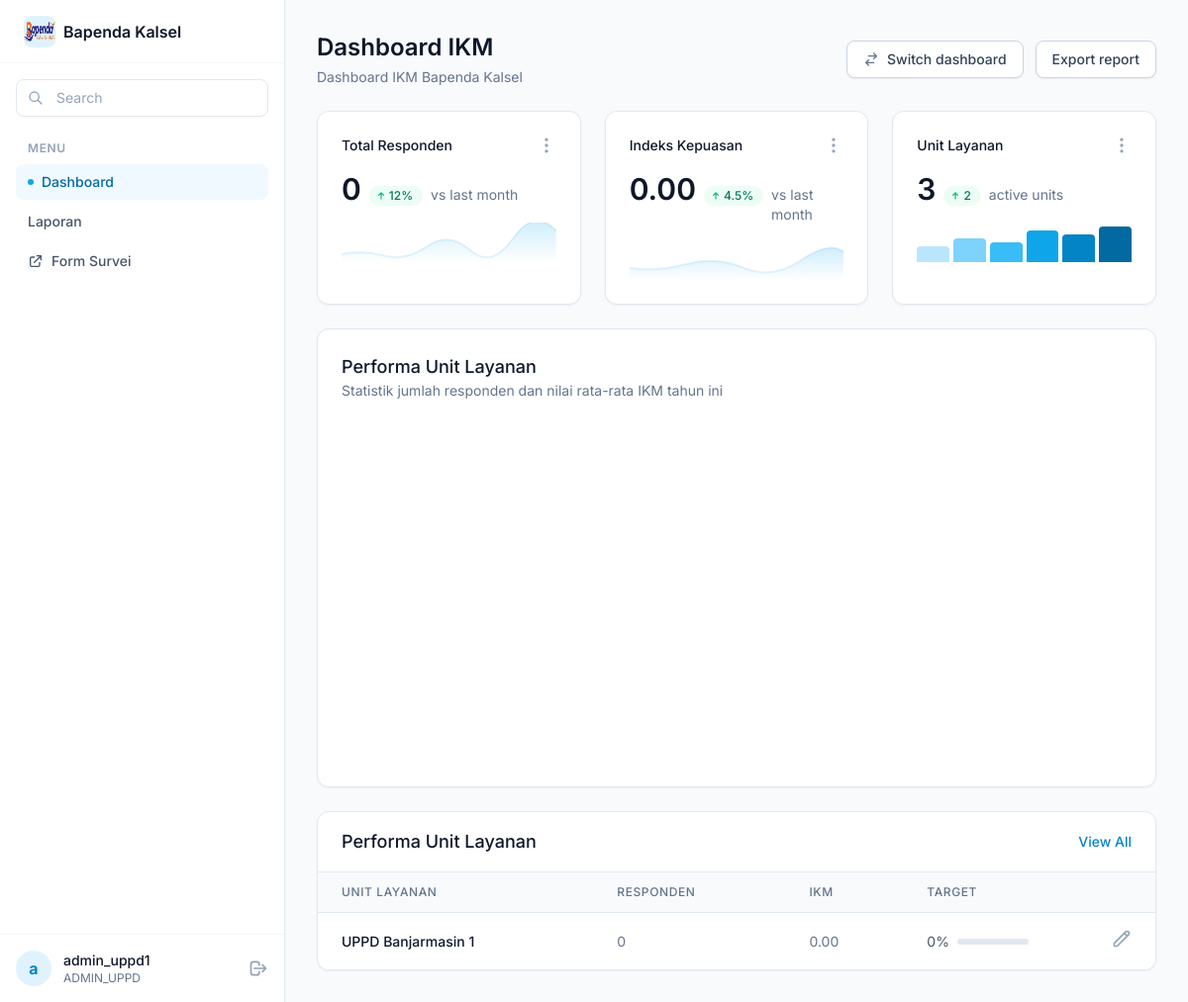
Page /public/dashboard (signed in) on the committed database.
### tables this page shows
CREATE TABLE IF NOT EXISTS `units` (
  `id` int(11) NOT NULL AUTO_INCREMENT,
  `nama` varchar(100) NOT NULL,
  `jenis` enum('BAPENDA','UPPD') NOT NULL DEFAULT 'UPPD',
  PRIMARY KEY (`id`)
);

### app/core/Controller.php (called while the page is built, shortened)
<?php
class Controller {
    public function view($view, $data = []) {
        require_once '../app/views/' . $view . '.php';
    }
    public function model($model) {
        return new $model;
    }
}

### app/controllers/DashboardController.php (called while the page is built, shortened)
<?php
class DashboardController extends Controller {
    public function index() {
        $data = [
            'title' => 'Dashboard',
            'user' => $_SESSION['user']
        ];
        $surveyModel = $this->model('Survey');
        $unitModel = $this->model('Unit');
        $data['total_units'] = count($unitModel->getAllUnits());
        $unit_id = ($_SESSION['user']['role'] === 'SUPERADMIN') ? null : $_SESSION['user']['unit_id'];
        $data['total_responden'] = $surveyModel->getTotalRespondents($unit_id);
        $data['avg_index'] = $surveyModel->getAverageIndex($unit_id);
        $page = isset($_GET['page']) ? (int)$_GET['page'] : 1;
        $limit = 8;
        $offset = ($page - 1) * $limit;
        $data['unit_stats'] = $surveyModel->getUnitPerformance($unit_id, $limit, $offset);
        $totalRecords = $surveyModel->countUnitPerformance($unit_id);
        $totalPages = ceil($totalRecords / $limit);
        $data['page'] = $page;
        $data['totalPages'] = $totalPages;
        $months = [
            1 => 'Jan', 2 => 'Feb', 3 => 'Mar', 4 => 'Apr', 5 => 'May', 6 => 'Jun',
            7 => 'Jul', 8 => 'Aug', 9 => 'Sep', 10 => 'Oct', 11 => 'Nov', 12 => 'Dec'
        ];
        $counts = [];
        $averages = [];
        $labels = [];
        foreach ($months as $num => $name) {
            $count = 0;
            $avg = 0;
            $counts[] = $count;
            $averages[] = $avg;
            $labels[] = $name;
        }
        $data['chart'] = [
            'labels' => $labels,
            'counts' => $counts,
            'averages' => $averages
        ];
        $this->view('dashboard/index', $data);
    }
}

### app/core/App.php (called while the page is built, shortened)
<?php
class App {
    protected $method = 'index';
    protected $params = [];
    public function __construct() {
        $this->controller = new $this->controller;
        call_user_func_array([$this->controller, $this->method], $this->params);
    }
}

### public/index.php (called while the page is built, shortened)
<?php
$app = new App;

### app/core/Database.php (called while the page is built, shortened)
<?php
class Database {
    private $host = DB_HOST;
    private $user = DB_USER;
    private $pass = DB_PASS;
    private $db_name = DB_NAME;
    private $dbh;
    private $stmt;
    public function __construct() {
        $dsn = 'mysql:host=' . $this->host . ';dbname=' . $this->db_name . ';charset=utf8mb4';
        $option = [
            PDO::ATTR_PERSISTENT => true,
            PDO::ATTR_ERRMODE => PDO::ERRMODE_EXCEPTION,
            PDO::ATTR_DEFAULT_FETCH_MODE => PDO::FETCH_ASSOC
        ];
        try {
            $this->dbh = new PDO($dsn, $this->user, $this->pass, $option);
        } catch(PDOException $e) {
            die($e->getMessage());
        }
    }
    public function query($query) {
        $this->stmt = $this->dbh->prepare($query);
    }
    public function bind($param, $value, $type = null) {
        if(is_null($type)) {
            switch(true) {
                case is_int($value) :
                    $type = PDO::PARAM_INT;
                    break;
            }
        }
        $this->stmt->bindValue($param, $value, $type);
    }
    public function execute() {
        return $this->stmt->execute();
    }
    public function resultSet() {
        $this->execute();
        return $this->stmt->fetchAll(PDO::FETCH_ASSOC);
    }
}

### app/models/Survey.php (called while the page is built, shortened)
<?php
class Survey {
    private $table = 'survey';
    private $db;
    public function __construct() {
        $this->db = new Database;
    }
    public function getTotalRespondents($unit_id = null) {
        $query = "SELECT COUNT(*) as count FROM " . $this->table;
        if ($unit_id) {
            $query .= " WHERE unit_id = :unit_id";
        }
        $this->db->query($query);
        if ($unit_id) $this->db->bind('unit_id', $unit_id);
        $row = $this->db->single();
        return $row['count'];
    }
    public function getAverageIndex($unit_id = null) {
        $query = "SELECT AVG(indeks) as avg_index FROM " . $this->table;
        if ($unit_id) {
            $query .= " WHERE unit_id = :unit_id";
        }
        $this->db->query($query);
        if ($unit_id) $this->db->bind('unit_id', $unit_id);
        $row = $this->db->single();
        return $row['avg_index'];
    }
    public function getUnitPerformance($unit_id = null, $limit = null, $offset = 0) {
        $query = "
            SELECT u.nama as unit_nama,
                   COUNT(s.id) as count,
                   COALESCE(AVG(s.indeks), 0) as avg_nilai
            FROM units u
            LEFT JOIN survey s ON u.id = s.unit_id
            WHERE 1=1
        ";
        if ($unit_id) {
            $query .= " AND u.id = :unit_id";
        }
        $query .= " GROUP BY u.id, u.nama ORDER BY avg_nilai DESC";
        if ($limit) {
            $query .= " LIMIT :limit OFFSET :offset";
        }
        $this->db->query($query);
        if ($unit_id) $this->db->bind('unit_id', $unit_id);
        if ($limit) {
            $this->db->bind('limit', $limit, PDO::PARAM_INT);
            $this->db->bind('offset', $offset, PDO::PARAM_INT);
        }
        return $this->db->resultSet();
    }
    public function countUnitPerformance($unit_id = null) {
        $query = "SELECT COUNT(*) as count FROM units u WHERE 1=1";
        if ($unit_id) {
            $query .= " AND u.id = :unit_id";
        }
        $this->db->query($query);
        if ($unit_id) $this->db->bind('unit_id', $unit_id);
        $row = $this->db->single();
        return $row['count'];
    }
    public function getTrendData($unit_id = null) {
        $query = "
            SELECT
                MONTH(tanggal) as month,
                COUNT(*) as total_responden,
                AVG(indeks) as avg_index
            FROM " . $this->table . "
            WHERE YEAR(tanggal) = YEAR(CURDATE())
        ";
        if ($unit_id) {
            $query .= " AND unit_id = :unit_id";
        }
        $query .= " GROUP BY MONTH(tanggal) ORDER BY MONTH(tanggal) ASC";
        $this->db->query($query);
        if ($unit_id) $this->db->bind('unit_id', $unit_id);
        return $this->db->resultSet();
    }
}

### app/views/dashboard/index.php (the view, shortened to what this page needs)
<div class="space-y-6">
    <div class="flex flex-col sm:flex-row sm:items-center sm:justify-between gap-4">
        <div>
            <h1 class="text-2xl font-semibold text-slate-900">Dashboard IKM</h1>
            <p class="mt-1 text-sm text-slate-500">Dashboard IKM Bapenda Kalsel</p>
        </div>
        <div class="flex items-center gap-3">
            <button onclick="alert('Fitur Switch Dashboard akan segera hadir!')" class="inline-flex items-center justify-center px-4 py-2 bg-white border border-slate-300 rounded-lg text-sm font-medium text-slate-700 hover:bg-slate-50 shadow-sm transition-colors">
                <svg class="w-4 h-4 mr-2 text-slate-500" fill="none" stroke="currentColor" viewBox="0 0 24 24"><path stroke-linecap="round" stroke-linejoin="round" stroke-width="2" d="M8 7h12m0 0l-4-4m4 4l-4 4m0 6H4m0 0l4 4m-4-4l4-4"></path></svg>
                Switch dashboard
            </button>
            <a href="<?= BASEURL; ?>/dashboard/export" class="inline-flex items-center justify-center px-4 py-2 bg-white border border-slate-300 rounded-lg text-sm font-medium text-slate-700 hover:bg-slate-50 shadow-sm transition-colors">
                Export report
            </a>
        </div>
    </div>
    <div class="grid grid-cols-1 md:grid-cols-3 gap-6">
        <div class="bg-white rounded-xl shadow-sm border border-slate-200 p-6">
            <div class="flex items-center justify-between mb-4">
                <h3 class="text-sm font-medium text-slate-900">Total Responden</h3>
                <button class="text-slate-400 hover:text-slate-500">
                    <svg class="h-5 w-5" fill="none" stroke="currentColor" viewBox="0 0 24 24"><path stroke-linecap="round" stroke-linejoin="round" stroke-width="2" d="M12 5v.01M12 12v.01M12 19v.01M12 6a1 1 0 110-2 1 1 0 010 2zm0 7a1 1 0 110-2 1 1 0 010 2zm0 7a1 1 0 110-2 1 1 0 010 2z"></path></svg>
                </button>
            </div>
            <div class="flex items-baseline gap-2">
                <p class="text-3xl font-semibold text-slate-900"><?php echo number_format($data['total_responden'], 0, ',', '.'); ?></p>
                <span class="inline-flex items-baseline px-2.5 py-0.5 rounded-full text-xs font-medium bg-emerald-50 text-emerald-700 md:mt-2 lg:mt-0">
                    12%
                </span>
                <span class="text-sm text-slate-500">vs last month</span>
            </div>
            <div class="mt-4 h-10 w-full">
            </div>
        </div>
        <div class="bg-white rounded-xl shadow-sm border border-slate-200 p-6">
            <div class="flex items-center justify-between mb-4">
                <h3 class="text-sm font-medium text-slate-900">Indeks Kepuasan</h3>
                <button class="text-slate-400 hover:text-slate-500">
                    <svg class="h-5 w-5" fill="none" stroke="currentColor" viewBox="0 0 24 24"><path stroke-linecap="round" stroke-linejoin="round" stroke-width="2" d="M12 5v.01M12 12v.01M12 19v.01M12 6a1 1 0 110-2 1 1 0 010 2zm0 7a1 1 0 110-2 1 1 0 010 2zm0 7a1 1 0 110-2 1 1 0 010 2z"></path></svg>
                </button>
            </div>
            <div class="flex items-baseline gap-2">
                <?php
                $ikmScore = $data['avg_index'] ? ($data['avg_index'] * 25) : 0;
                ?>
                <p class="text-3xl font-semibold text-slate-900"><?php echo number_format($ikmScore, 2); ?></p>
                <span class="inline-flex items-baseline px-2.5 py-0.5 rounded-full text-xs font-medium bg-emerald-50 text-emerald-700 md:mt-2 lg:mt-0">
                    4.5%
                </span>
                <span class="text-sm text-slate-500">vs last month</span>
            </div>
            <div class="mt-4 h-10 w-full">
            </div>
        </div>
        <div class="bg-white rounded-xl shadow-sm border border-slate-200 p-6">
            <div class="flex items-center justify-between mb-4">
                <h3 class="text-sm font-medium text-slate-900">Unit Layanan</h3>
                <button class="text-slate-400 hover:text-slate-500">
                    <svg class="h-5 w-5" fill="none" stroke="currentColor" viewBox="0 0 24 24"><path stroke-linecap="round" stroke-linejoin="round" stroke-width="2" d="M12 5v.01M12 12v.01M12 19v.01M12 6a1 1 0 110-2 1 1 0 010 2zm0 7a1 1 0 110-2 1 1 0 010 2zm0 7a1 1 0 110-2 1 1 0 010 2z"></path></svg>
                </button>
            </div>
            <div class="flex items-baseline gap-2">
                <p class="text-3xl font-semibold text-slate-900"><?php echo $data['total_units']; ?></p>
                <span class="inline-flex items-baseline px-2.5 py-0.5 rounded-full text-xs font-medium bg-emerald-50 text-emerald-700 md:mt-2 lg:mt-0">
                    2
                </span>
                <span class="text-sm text-slate-500">active units</span>
            </div>
            <div class="mt-4 h-10 w-full flex items-end gap-1">
                <div class="w-1/6 bg-sky-200 rounded-t h-[40%]"></div>
                <div class="w-1/6 bg-sky-300 rounded-t h-[60%]"></div>
                <div class="w-1/6 bg-sky-400 rounded-t h-[50%]"></div>
                <div class="w-1/6 bg-sky-500 rounded-t h-[80%]"></div>
                <div class="w-1/6 bg-sky-600 rounded-t h-[70%]"></div>
                <div class="w-1/6 bg-sky-700 rounded-t h-[90%]"></div>
            </div>
        </div>
    </div>
    <div class="bg-white rounded-xl shadow-sm border border-slate-200 p-6">
        <div class="flex items-center justify-between mb-4">
            <div>
                <h3 class="text-lg font-medium text-slate-900">Performa Unit Layanan</h3>
                <p class="text-sm text-slate-500">Statistik jumlah responden dan nilai rata-rata IKM tahun ini</p>
            </div>
        </div>
        <div id="trendChart" class="w-full min-h-[350px]"></div>
    </div>
    <div class="bg-white shadow-sm rounded-xl border border-slate-200 overflow-hidden">
        <div class="px-6 py-4 border-b border-slate-200 flex justify-between items-center">
            <h3 class="text-lg font-medium text-slate-900">Performa Unit Layanan</h3>
            <button class="text-sm text-sky-600 hover:text-sky-700 font-medium">View All</button>
        </div>
        <div class="overflow-x-auto">
            <table class="min-w-full divide-y divide-slate-200">
                <thead class="bg-slate-50">
                    <tr>
                        <th scope="col" class="px-6 py-3 text-left text-xs font-medium text-slate-500 uppercase tracking-wider">Unit Layanan</th>
                        <th scope="col" class="px-6 py-3 text-left text-xs font-medium text-slate-500 uppercase tracking-wider">Responden</th>
                        <th scope="col" class="px-6 py-3 text-left text-xs font-medium text-slate-500 uppercase tracking-wider">IKM</th>
                        <th scope="col" class="px-6 py-3 text-left text-xs font-medium text-slate-500 uppercase tracking-wider">Target</th>
                        <th scope="col" class="relative px-6 py-3"><span class="sr-only">Actions</span></th>
                    </tr>
                </thead>
                <tbody class="bg-white divide-y divide-slate-200">
                    <?php if (empty($data['unit_stats'])): ?>
                    <tr>
                        <td colspan="5" class="px-6 py-4 text-center text-sm text-slate-500">Belum ada data survei</td>
                    </tr>
                    <?php else: ?>
                        <?php foreach ($data['unit_stats'] as $stat):
                            $avgIkmUnit = $stat['avg_nilai'] * 25;
                            $targetPercent = min(100, round($avgIkmUnit));
                        ?>
                        <tr>
                            <td class="px-6 py-4 whitespace-nowrap text-sm font-medium text-slate-900"><?php echo htmlspecialchars($stat['unit_nama']); ?></td>
                            <td class="px-6 py-4 whitespace-nowrap text-sm text-slate-500"><?php echo number_format($stat['count'], 0, ',', '.'); ?></td>
                            <td class="px-6 py-4 whitespace-nowrap text-sm text-slate-500"><?php echo number_format($avgIkmUnit, 2); ?></td>
                            <td class="px-6 py-4 whitespace-nowrap">
                                <div class="flex items-center">
                                    <span class="text-sm text-slate-600 mr-2"><?php echo $targetPercent; ?>%</span>
                                    <div class="w-full bg-slate-200 rounded-full h-1.5 max-w-[100px]">
                                    </div>
                                </div>
                            </td>
                            <td class="px-6 py-4 whitespace-nowrap text-right text-sm font-medium">
                                <button class="text-slate-400 hover:text-slate-500">
                                    <svg class="h-5 w-5" fill="none" stroke="currentColor" viewBox="0 0 24 24"><path stroke-linecap="round" stroke-linejoin="round" stroke-width="2" d="M15.232 5.232l3.536 3.536m-2.036-5.036a2.5 2.5 0 113.536 3.536L6.5 21.036H3v-3.572L16.732 3.732z"></path></svg>
                                </button>
                            </td>
                        </tr>
                        <?php endforeach; ?>
                    <?php endif; ?>
                </tbody>
            </table>
        </div>
    </div>
</div>

### public/assets/css/app.css (style rules this page uses)
body { scroll-behavior: smooth; }

### rows in the picture
units: nama "UPPD Banjarmasin 1", count "0", avgIkmUnit "0.00", targetPercent "0"

### other values in the picture
substr($_SESSION['user']['username'] ?? 'U', 0, 1) "a"
$_SESSION['user']['username'] "admin_uppd1"
$_SESSION['user']['role'] "ADMIN_UPPD"
$data['total_responden'] "0"
$ikmScore "0.00"
$data['total_units'] "3"
